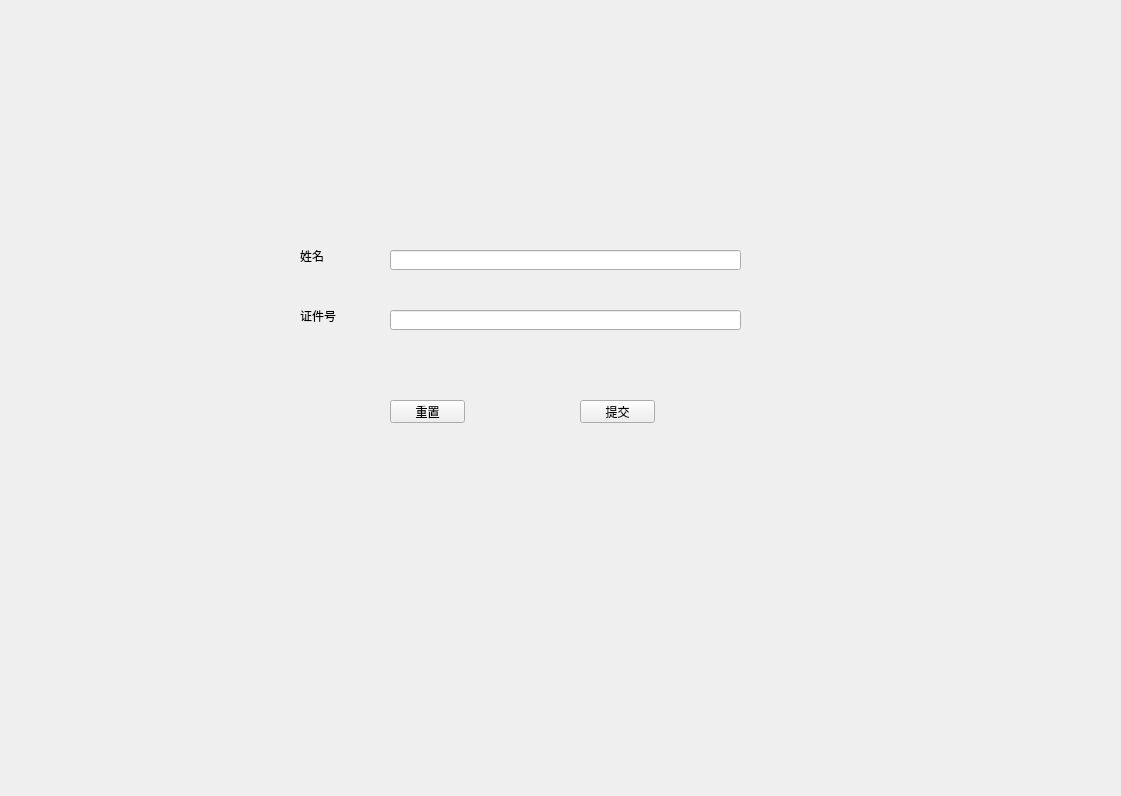
<?xml version="1.0" encoding="UTF-8"?>
<ui version="4.0">
 <class>Form</class>
 <widget class="QWidget" name="Form">
  <property name="geometry">
   <rect>
    <x>0</x>
    <y>0</y>
    <width>1121</width>
    <height>796</height>
   </rect>
  </property>
  <property name="windowTitle">
   <string>Form</string>
  </property>
  <widget class="QLineEdit" name="lineEdit">
   <property name="geometry">
    <rect>
     <x>390</x>
     <y>250</y>
     <width>351</width>
     <height>20</height>
    </rect>
   </property>
  </widget>
  <widget class="QLabel" name="label">
   <property name="geometry">
    <rect>
     <x>300</x>
     <y>250</y>
     <width>54</width>
     <height>12</height>
    </rect>
   </property>
   <property name="text">
    <string>姓名</string>
   </property>
  </widget>
  <widget class="QLabel" name="label_2">
   <property name="geometry">
    <rect>
     <x>300</x>
     <y>310</y>
     <width>54</width>
     <height>12</height>
    </rect>
   </property>
   <property name="text">
    <string>证件号</string>
   </property>
  </widget>
  <widget class="QLineEdit" name="lineEdit_2">
   <property name="geometry">
    <rect>
     <x>390</x>
     <y>310</y>
     <width>351</width>
     <height>20</height>
    </rect>
   </property>
  </widget>
  <widget class="QPushButton" name="pushButton">
   <property name="geometry">
    <rect>
     <x>390</x>
     <y>400</y>
     <width>75</width>
     <height>23</height>
    </rect>
   </property>
   <property name="text">
    <string>重置</string>
   </property>
  </widget>
  <widget class="QPushButton" name="pushButton_2">
   <property name="geometry">
    <rect>
     <x>580</x>
     <y>400</y>
     <width>75</width>
     <height>23</height>
    </rect>
   </property>
   <property name="text">
    <string>提交</string>
   </property>
  </widget>
 </widget>
 <resources/>
 <connections/>
</ui>
